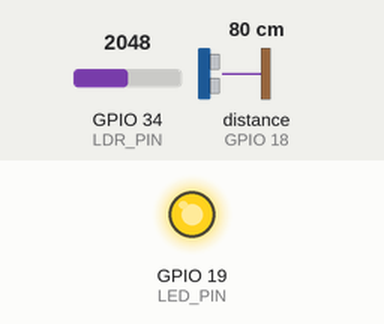
This sketch was run on a simulated ESP32. Shown: output pins drawn as LEDs (lit = HIGH). Wiring (from diagram.json): ultrasonic range finder: trigger GPIO 5; echo GPIO 18. The inputs (shaded band) are chosen by the test bench; at power-on: distance to the obstacle (sensor on GPIO 18) 80 cm, GPIO 34 (LDR_PIN) = 2048. The echo pulse lasts 58.3 µs per cm; WiFi joins after 1.5 s; servers stay silent unless stated; random numbers use the default seed unless the sketch sets one; no MQTT or app messages arrive unless stated; pins used as bus, display or sensor lines are not drawn; what the sketch prints to the serial monitor is not drawn.

Above: at 2.7 s.
2.8 s: distance to the obstacle (sensor on GPIO 18) set to 250 cm
At 3.9 s:
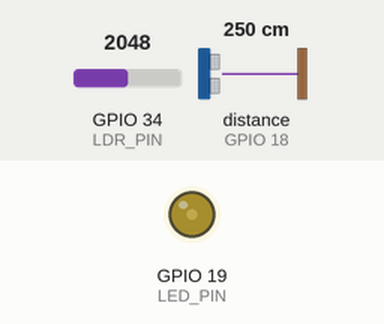
5.5 s: distance to the obstacle (sensor on GPIO 18) set to 126 cm
7.0 s: distance to the obstacle (sensor on GPIO 18) set to 116 cm
At 8.0 s:
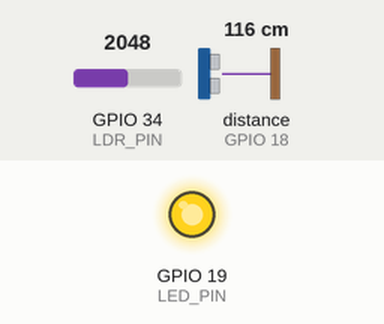
10.0 s: GPIO 34 (LDR_PIN) set to 1995
At 10.4 s:
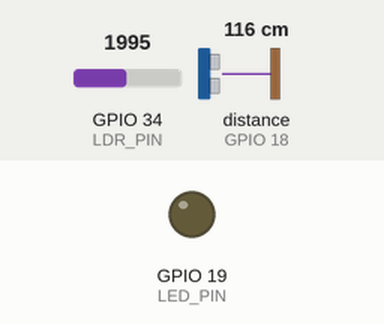
11.5 s: GPIO 34 (LDR_PIN) set to 2866
At 12.7 s:
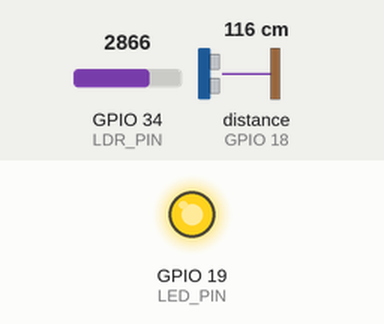
Timing chart, 0 to 14.0 s (numbered marks = the images above; inputs shaded):
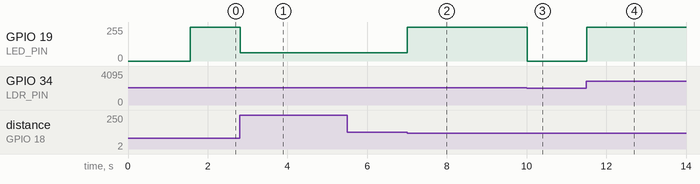

The sketch:

sketch.ino
```cpp
#include <WiFi.h>
#include <PubSubClient.h>
#include <ArduinoJson.h>

// إعدادات الشبكة الافتراضية في Wokwi
const char* WIFI_SSID = "Wokwi-GUEST";
const char* WIFI_PASS = "";

// إعدادات وسيط MQTT العام المجاني
const char* MQTT_BROKER = "broker.hivemq.com";
const int   MQTT_PORT   = 1883;

// تعريف هوية العمود وقنوات الاتصال
const char* POLE_ID       = "pole01";
const char* TELEMETRY_TOP = "city/street1/pole01/telemetry";
const char* COMMAND_TOP   = "city/street1/pole01/command";

// أطراف التوصيل (Pins)
const int LDR_PIN  = 34;
const int TRIG_PIN = 5;
const int ECHO_PIN = 18;
const int LED_PIN  = 19;

WiFiClient espClient;
PubSubClient mqttClient(espClient);

// حالة التوأم الرقمي المحلية (Device State)
String operatingMode   = "AUTO"; // AUTO أو MANUAL
int manualBrightness   = 0;
int currentBrightness  = 0;      // من 0 إلى 100%
bool simulatedFault    = false;  // لمحاكاة احتراق اللمبة أثناء العرض
unsigned long lastPublishTime = 0;

// دالة استقبال الأوامر من الـ Backend / Dashboard
void onMqttMessage(char* topic, byte* payload, unsigned int length) {
  StaticJsonDocument<256> doc;
  DeserializationError error = deserializeJson(doc, payload, length);
  if (error) return;

  if (doc.containsKey("mode")) {
    operatingMode = doc["mode"].as<String>();
  }
  if (doc.containsKey("brightness")) {
    manualBrightness = constrain(doc["brightness"].as<int>(), 0, 100);
  }
  if (doc.containsKey("simulateFault")) {
    simulatedFault = doc["simulateFault"].as<bool>();
  }

  Serial.println("Command received -> Mode: " + operatingMode +
                 " | Manual: " + String(manualBrightness) +
                 " | FaultSim: " + String(simulatedFault));
}

void connectWiFi() {
  WiFi.begin(WIFI_SSID, WIFI_PASS);
  Serial.print("Connecting to WiFi");
  while (WiFi.status() != WL_CONNECTED) {
    delay(300);
    Serial.print(".");
  }
  Serial.println(" Connected!");
}

void connectMQTT() {
  while (!mqttClient.connected()) {
    String clientId = "ESP32-StreetPole-" + String(random(0xffff), HEX);
    if (mqttClient.connect(clientId.c_str())) {
      Serial.println("Connected to MQTT Broker!");
      mqttClient.subscribe(COMMAND_TOP);
    } else {
      delay(2000);
    }
  }
}

float readDistanceCm() {
  digitalWrite(TRIG_PIN, LOW);
  delayMicroseconds(2);
  digitalWrite(TRIG_PIN, HIGH);
  delayMicroseconds(10);
  digitalWrite(TRIG_PIN, LOW);

  long duration = pulseIn(ECHO_PIN, HIGH, 30000);
  if (duration == 0) return 400.0; // لا يوجد جسم قريب
  return duration * 0.034 / 2.0;
}

void setup() {
  Serial.begin(115200);
  pinMode(TRIG_PIN, OUTPUT);
  pinMode(ECHO_PIN, INPUT);
  pinMode(LED_PIN, OUTPUT);

  connectWiFi();
  mqttClient.setServer(MQTT_BROKER, MQTT_PORT);
  mqttClient.setCallback(onMqttMessage);
}

void loop() {
  if (!mqttClient.connected()) {
    connectMQTT();
  }
  mqttClient.loop();

  // 1. قراءة الحساسات
  // في Wokwi: القيمة 4063 تعني ظلام دامس، و 32 تعني إضاءة شمس ساطعة
  int rawLdr = analogRead(LDR_PIN);
  int ambientLightPct = constrain(map(rawLdr, 32, 4063, 100, 0), 0, 100);
  float distanceCm = readDistanceCm();
  bool trafficDetected = (distanceCm < 120.0);

  // 2. تحديد شدة الإضاءة المطلوبة
  if (operatingMode == "MANUAL") {
    currentBrightness = manualBrightness;
  } else {
    if (ambientLightPct > 50) {
      currentBrightness = 0;   // وقت النهار: إطفاء كامل
    } else if (trafficDetected) {
      currentBrightness = 100; // ليل + مرور سيارة: إضاءة كاملة
    } else {
      currentBrightness = 25;  // ليل + شارع هادئ: وضع توفير الطاقة
    }
  }

  // 3. التحكم الفعلي في الـ LED عبر PWM (0 - 255)
  int pwmValue = simulatedFault ? 0 : map(currentBrightness, 0, 100, 0, 255);
  analogWrite(LED_PIN, pwmValue);

  // 4. حساب الطاقة المسحوبة (بافتراض قدرة الكشاف القصوى 100 وات)
  float powerWatts = simulatedFault ? 0.0 : (currentBrightness / 100.0) * 100.0;

  // 5. إرسال البيانات إلى التوأم الرقمي كل ثانيتين
  if (millis() - lastPublishTime >= 2000) {
    lastPublishTime = millis();

    StaticJsonDocument<256> telemetry;
    telemetry["poleId"]          = POLE_ID;
    telemetry["ambientLightPct"] = ambientLightPct;
    telemetry["distanceCm"]      = round(distanceCm * 10) / 10.0;
    telemetry["trafficDetected"] = trafficDetected;
    telemetry["brightness"]      = currentBrightness;
    telemetry["powerWatts"]      = powerWatts;
    telemetry["mode"]            = operatingMode;

    char jsonBuffer[256];
    serializeJson(telemetry, jsonBuffer);
    mqttClient.publish(TELEMETRY_TOP, jsonBuffer);

    Serial.println(jsonBuffer);
  }
}
```

Measured:
- the behaviour switches between 122 and 121 cm on distance to the obstacle (sensor on GPIO 18) (found by bisection; images 1 and 2)
- the behaviour switches between 2048 and 2047 on GPIO 34 (LDR_PIN) (found by bisection; images 2 and 3)
- after the input at 2.8 s, GPIO 19 (LED_PIN): 255/255 → 63/255 at once
- after the input at 5.5 s, every drawn part: stays the same
- after the input at 7.0 s, GPIO 19 (LED_PIN): 63/255 → 255/255 at once
- after the input at 10.0 s, GPIO 19 (LED_PIN): 255/255 → 0/255 at once
- after the input at 11.5 s, GPIO 19 (LED_PIN): 0/255 → 255/255 at once
